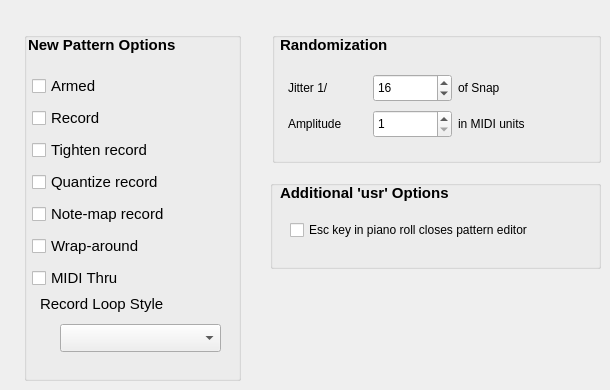
     <widget class="QWidget" name="tabPattern">
      <attribute name="title">
       <string>P&amp;attern</string>
      </attribute>
      <widget class="QGroupBox" name="groupBoxNewPattern">
       <property name="geometry">
        <rect>
         <x>24</x>
         <y>32</y>
         <width>217</width>
         <height>349</height>
        </rect>
       </property>
       <property name="font">
        <font>
         <pointsize>11</pointsize>
         <bold>false</bold>
        </font>
       </property>
       <property name="title">
        <string/>
       </property>
       <widget class="QComboBox" name="comboBoxRecordStyle">
        <property name="geometry">
         <rect>
          <x>36</x>
          <y>292</y>
          <width>161</width>
          <height>28</height>
         </rect>
        </property>
        <property name="minimumSize">
         <size>
          <width>0</width>
          <height>28</height>
         </size>
        </property>
        <property name="currentText">
         <string/>
        </property>
        <property name="maxVisibleItems">
         <number>8</number>
        </property>
        <property name="maxCount">
         <number>5</number>
        </property>
       </widget>
       <widget class="QLabel" name="labelRecordStyle">
        <property name="geometry">
         <rect>
          <x>16</x>
          <y>264</y>
          <width>153</width>
          <height>16</height>
         </rect>
        </property>
        <property name="text">
         <string>Record Loop Style</string>
        </property>
       </widget>
       <widget class="QWidget" name="layoutWidgetRecordStyle">
        <property name="geometry">
         <rect>
          <x>8</x>
          <y>40</y>
          <width>197</width>
          <height>227</height>
         </rect>
        </property>
        <layout class="QVBoxLayout" name="verticalLayout_6">
         <item>
          <widget class="QCheckBox" name="checkBoxNewPatternArm">
           <property name="text">
            <string>Armed</string>
           </property>
          </widget>
         </item>
         <item>
          <widget class="QCheckBox" name="checkBoxNewPatternRecord">
           <property name="text">
            <string>Record</string>
           </property>
          </widget>
         </item>
         <item>
          <widget class="QCheckBox" name="checkBoxNewPatternTighten">
           <property name="text">
            <string>Tighten record</string>
           </property>
          </widget>
         </item>
         <item>
          <widget class="QCheckBox" name="checkBoxNewPatternQRecord">
           <property name="text">
            <string>Quantize record</string>
           </property>
          </widget>
         </item>
         <item>
          <widget class="QCheckBox" name="checkBoxNewPatternNoteMap">
           <property name="text">
            <string>Note-map record</string>
           </property>
          </widget>
         </item>
         <item>
          <widget class="QCheckBox" name="checkBoxNewPatternWrapAround">
           <property name="text">
            <string>Wrap-around</string>
           </property>
          </widget>
         </item>
         <item>
          <widget class="QCheckBox" name="checkBoxNewPatternThru">
           <property name="text">
            <string>MIDI Thru</string>
           </property>
          </widget>
         </item>
        </layout>
       </widget>
      </widget>
      <widget class="QGroupBox" name="groupBoxRandomization">
       <property name="geometry">
        <rect>
         <x>272</x>
         <y>32</y>
         <width>329</width>
         <height>131</height>
        </rect>
       </property>
       <property name="title">
        <string/>
       </property>
       <widget class="QWidget" name="layoutWidgetRandomization">
        <property name="geometry">
         <rect>
          <x>16</x>
          <y>40</y>
          <width>249</width>
          <height>70</height>
         </rect>
        </property>
        <layout class="QGridLayout" name="gridLayout_6">
         <item row="0" column="0">
          <widget class="QLabel" name="labelJitter">
           <property name="text">
            <string>Jitter 1/</string>
           </property>
          </widget>
         </item>
         <item row="0" column="1">
          <widget class="QSpinBox" name="spinBoxJitter">
           <property name="minimumSize">
            <size>
             <width>0</width>
             <height>28</height>
            </size>
           </property>
           <property name="minimum">
            <number>2</number>
           </property>
           <property name="maximum">
            <number>64</number>
           </property>
           <property name="value">
            <number>16</number>
           </property>
          </widget>
         </item>
         <item row="0" column="2">
          <widget class="QLabel" name="labelJitter2">
           <property name="text">
            <string>of Snap</string>
           </property>
          </widget>
         </item>
         <item row="1" column="0">
          <widget class="QLabel" name="labelAmplitude">
           <property name="text">
            <string>Amplitude</string>
           </property>
          </widget>
         </item>
         <item row="1" column="1">
          <widget class="QSpinBox" name="spinBoxAmplitude">
           <property name="minimumSize">
            <size>
             <width>0</width>
             <height>28</height>
            </size>
           </property>
           <property name="minimum">
            <number>1</number>
           </property>
           <property name="maximum">
            <number>20</number>
           </property>
          </widget>
         </item>
         <item row="1" column="2">
          <widget class="QLabel" name="labelMidiUnits">
           <property name="text">
            <string>in MIDI units</string>
           </property>
          </widget>
         </item>
        </layout>
       </widget>
      </widget>
      <widget class="QGroupBox" name="groupBoxUsrOptions">
       <property name="geometry">
        <rect>
         <x>270</x>
         <y>180</y>
         <width>331</width>
         <height>89</height>
        </rect>
       </property>
       <property name="title">
        <string/>
       </property>
       <widget class="QCheckBox" name="checkBoxEscapePattern">
        <property name="geometry">
         <rect>
          <x>20</x>
          <y>36</y>
          <width>301</width>
          <height>28</height>
         </rect>
        </property>
        <property name="text">
         <string>Esc key in piano roll closes pattern editor</string>
        </property>
       </widget>
      </widget>
      <widget class="QLabel" name="label_21">
       <property name="geometry">
        <rect>
         <x>28</x>
         <y>36</y>
         <width>157</width>
         <height>18</height>
        </rect>
       </property>
       <property name="font">
        <font>
         <pointsize>11</pointsize>
         <bold>true</bold>
        </font>
       </property>
       <property name="text">
        <string>New Pattern Options</string>
       </property>
      </widget>
      <widget class="QLabel" name="label_22">
       <property name="geometry">
        <rect>
         <x>280</x>
         <y>36</y>
         <width>117</width>
         <height>18</height>
        </rect>
       </property>
       <property name="font">
        <font>
         <pointsize>11</pointsize>
         <bold>true</bold>
        </font>
       </property>
       <property name="text">
        <string>Randomization</string>
       </property>
      </widget>
      <widget class="QLabel" name="label_23">
       <property name="geometry">
        <rect>
         <x>280</x>
         <y>184</y>
         <width>177</width>
         <height>18</height>
        </rect>
       </property>
       <property name="font">
        <font>
         <pointsize>11</pointsize>
         <bold>true</bold>
        </font>
       </property>
       <property name="text">
        <string>Additional 'usr' Options</string>
       </property>
      </widget>
     </widget>
